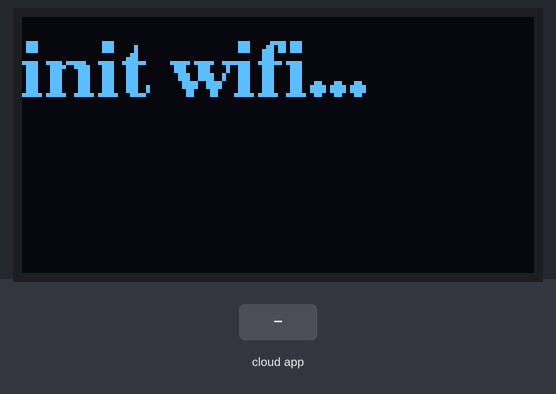
A sketch run on a simulated ESP32. On the bench: 128×64 one-colour display. The inputs (shaded band) are chosen by the test bench. WiFi joins after 1.5 s; servers stay silent unless stated; what the sketch prints to the serial monitor is not drawn.

Above: at 0.1 s.
At 3.2 s:
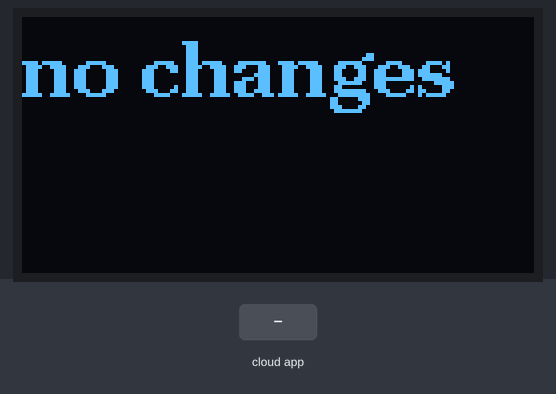
3.3 s: the phone or cloud app sets last_connected to 0
At 3.48 s:
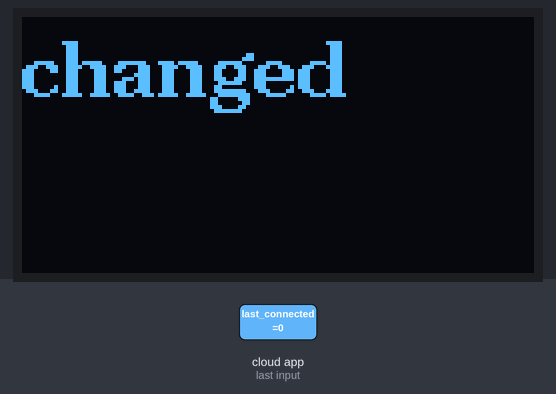
Timing chart, 0 to 6.3 s (numbered marks = the images above; inputs shaded):
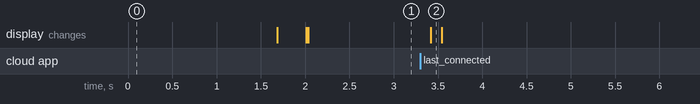

The sketch:

onlyStreamOnB.ino
```cpp
#include <U8g2lib.h>
#include <WiFi.h>
#include <Firebase_ESP_Client.h>
#include "addons/TokenHelper.h"
#include "addons/RTDBHelper.h"


#define WIFI_SSID "Marina's phone"
#define WIFI_PASSWORD "marina30"
#define API_KEY "AIzaSyABl_UJRO3JkxAhHKfxys7xxDQHMSz4exg"
#define DATABASE_URL "https://mirrored-object-default-rtdb.europe-west1.firebasedatabase.app" //<databaseName>.firebaseio.com or <databaseName>.<region>.firebasedatabase.app


U8G2_SSD1306_128X64_NONAME_F_HW_I2C u8g2(U8G2_R0, /* reset=*/ U8X8_PIN_NONE);

// Define Firebase Data object
FirebaseData stream;
FirebaseData stream2;
FirebaseData fbdo;

FirebaseAuth auth;
FirebaseConfig config;

unsigned long sendDataPrevMillis = 0;
unsigned long blocking_call_millis = 0;
int lastConnected=0;
int presses=0;

// int count = 0;
bool signupOK;

volatile bool dataChanged = false;


void streamCallback(FirebaseStream data)
{
  lastConnected=data.intData();
  Serial.println(lastConnected);
  dataChanged = true;
}

void streamCallback2(FirebaseStream data)
{
  presses=data.intData();
  Serial.println(presses);
  dataChanged = true;
}

void streamTimeoutCallback(bool timeout)
{
  if (timeout)
    Serial.println("stream timed out, resuming...\n");

  if (!stream.httpConnected())
    Serial.printf("error code: %d, reason: %s\n\n", stream.httpCode(), stream.errorReason().c_str());
}


void init_screen() {
  u8g2.begin();
  u8g2.setDrawColor(1);
  u8g2.setFont(u8g2_font_ncenB14_tr);
}


void init_wifi() {  //connect to Wifi
  u8g2.clearBuffer();
  u8g2.drawStr(0, 20, "init wifi...");
  u8g2.sendBuffer();

  WiFi.begin(WIFI_SSID, WIFI_PASSWORD);
  delay(1000);
  Serial.print("Connecting to Wi-Fi");
  while (WiFi.status() != WL_CONNECTED){
    Serial.print(".");
    delay(300);
  }
  Serial.print("Connected with IP: ");
  Serial.println();
  Serial.println(WiFi.localIP());
  Serial.println();
}


void init_firebase() {  // connect to firebase
 u8g2.clearBuffer();
  u8g2.drawStr(0, 20, "init fb...");
  u8g2.sendBuffer();

  config.api_key = API_KEY;
  config.database_url = DATABASE_URL;

  if (Firebase.signUp(&config, &auth, "", "")){
    Serial.println("ok");
    signupOK = true;
  } else{
    Serial.printf("%s\n", config.signer.signupError.message.c_str());
  }

  config.token_status_callback = tokenStatusCallback;
  Firebase.begin(&config, &auth);
  Firebase.reconnectWiFi(true);

 if (!Firebase.RTDB.beginStream(&stream, "/board_a/last_connected"))
    Serial.printf("stream begin error, %s\n\n", stream.errorReason().c_str());
  else {
  }
  Firebase.RTDB.setStreamCallback(&stream, streamCallback, streamTimeoutCallback);

  if (!Firebase.RTDB.beginStream(&stream2, "/board_a/total_presses"))
    Serial.printf("stream begin error, %s\n\n", stream.errorReason().c_str());
  else {
  }
  Firebase.RTDB.setStreamCallback(&stream2, streamCallback2, streamTimeoutCallback);

  u8g2.clearBuffer();
  u8g2.drawStr(0, 20, "done");
  u8g2.sendBuffer();
}

void setup()
{

  Serial.begin(9600);
  init_screen();
  init_wifi();
  init_firebase();
}


void update_status_async(int status)
//this is a blocking call that takes on average 0.2 seconds to complete.
// the action is done 'in the background' so the advantage is that other code can be executed while the update is performed
{
  blocking_call_millis = millis();
  Serial.printf("Set status to %d... \n", status, Firebase.RTDB.setIntAsync(&fbdo, F("/status"), status) );
  Firebase.RTDB.setIntAsync(&fbdo, F("/status"), status); //TODO for some reason the last call is not performed, so need to call twice
  Firebase.RTDB.setIntAsync(&fbdo, F("/status"), status);
  Serial.print ("duration of async call - ms: ");
  Serial.println (millis()-blocking_call_millis);
}


void loop()
{

  Firebase.ready(); // should be called repeatedly to handle authentication tasks.

  if (dataChanged) //this funcion runs when a new command is received from the server
  {
    dataChanged = false;
     u8g2.clearBuffer();
  u8g2.drawStr(0, 20, "changed");
  u8g2.sendBuffer();
    sendDataPrevMillis = millis();
  }
  else{
  u8g2.clearBuffer();
  u8g2.drawStr(0, 20, "no changes");
  u8g2.sendBuffer();
  }

  delay(100);

  /*  if ((millis() - sendDataPrevMillis > taskDuration) && currentStatus==RUNNING) // if 6 seconds have passed since action started, update status back to idle
  {
    currentStatus=IDLE; // set status to 1 when action is complete to symbolize return to idle state
    digitalWrite(LED_PIN, HIGH);
    update_status_blocking(currentStatus);
  }*/

}
```

Measured:
- after the input at 3.3 s, the display: changes after 0.12 s (image 2)
